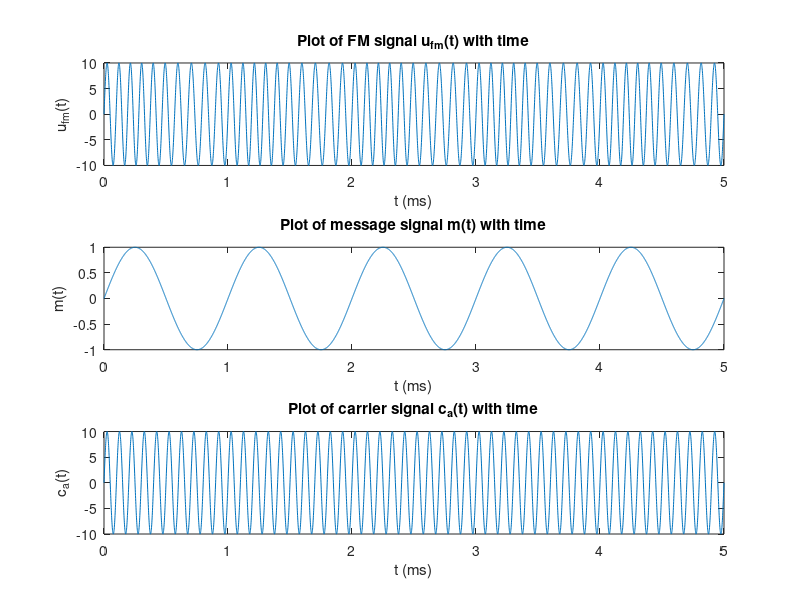

This figure's MATLAB source:
t = 0:0.001:5;
m = sin(2*pi*1*t);
ca = 10*sin(2*pi*10*t);
kf = 1;
q = m*(0.001);

for k = 2:(length(t))
    q(k) = q(k) + q(k-1);
end

ufm = 10*sin(2*pi*10*t + 2*pi*q);
        

subplot(3,1,1);
plot(t,ufm);
title('Plot of FM signal u_{fm}(t) with time');
xlabel('t (ms)');
ylabel('u_{fm}(t)');

subplot(3,1,2);
plot(t,m);
title('Plot of message signal m(t) with time');
xlabel('t (ms)');
ylabel('m(t)');


subplot(3,1,3);
plot(t,ca); 
title('Plot of carrier signal c_{a}(t) with time');
xlabel('t (ms)');
ylabel('c_{a}(t)');
